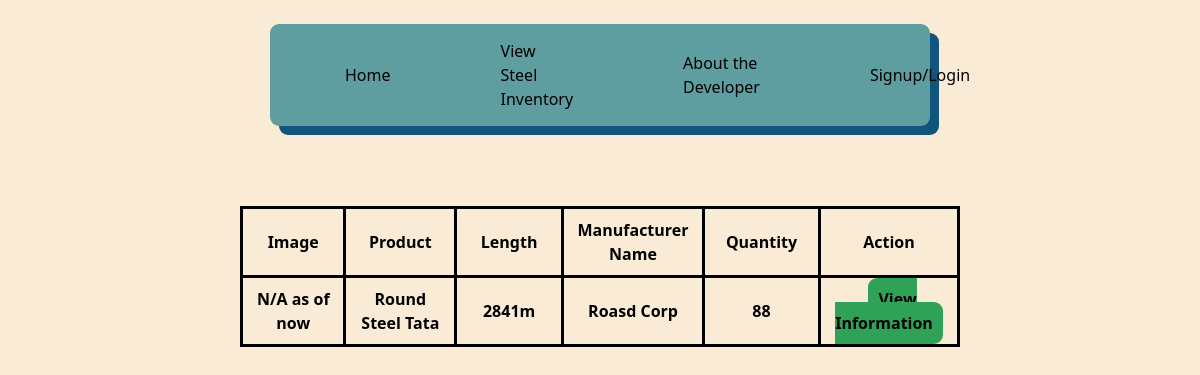
Page /Products on the committed database.
### Inventory/models.py (models this page shows)
class Product(models.Model): #Steels, not food
    objects = models.Manager()
    Name = models.CharField(max_length=30, unique=True)
    Image = models.ImageField(null= True, blank=True, upload_to="images/") #not have image if we dont have one, uploaded to images folder automatically
    Manufacturer = models.CharField(max_length=30)
    Length = models.CharField(max_length=20)
    Cost = models.CharField(max_length=10)
    Stock = models.BigIntegerField()
    Description = models.CharField(null=True, max_length=500)
    Contact = models.CharField(null= True, max_length=500)

### Inventory/views.py (the view)
# urls.py: path('Products',views.Products, name='Products'),
def Products(request):
    condition = ""
    User = Userperson.objects.all()
    P = Product.objects.filter(Stock__gte = 0)
    if request.user.is_authenticated:
        condition = True
        return render(request, 'Inventory/products.html',{
            'C' : condition,
            'P':P,
            'User':User,
            'username' : request.session['user']
            })
    else:
        condition = False
        return render(request, 'Inventory/products.html',{
            'C' : condition,
            'P':P,
            'User':User
            })

### Inventory/templates/Inventory/products.html (shortened to what this page needs)
{% extends 'Inventory/base.html' %}
{% load static %}
    {% block content %}
    <table class="Frame w-[60vw] h-[20vh]">
        <tr class="Header">
            <th> Image </th>
            <th> Product </th>
            <th> Length </th>
            <th> Manufacturer Name </th>
            <th> Quantity </th>
            <th> Action </th>
        </tr>
    {% if C == True %}
        {% for p in P %}
        <tr class="Header w-[25vw]">
            <th> N/A as of now </th>
            <th> {{ p.Name }} </th>
            <th> {{ p.Length }} </th>
            <th> {{ p.Manufacturer }} </th>
            <th> {{ p.Stock }} </th>
            <th class="flex flex-row h-auto border-transparent">
                 <a class="Button w-auto" href="{% url 'order' pk=p.pk %}"> Add Transaction </a>
                  <a class="Button w-auto" href="{% url 'view' pk=p.pk %}"> View </a>
                  <a class="Button w-auto" href="{% url 'edit' pk=p.pk %}"> Edit Info </a>
            </th>
        </tr>
        {% endfor %}
    {% elif C == False %}
        {% for p in P %}
        <tr class="Header">
            <th> N/A as of now </th>
            <th> {{ p.Name }} </th>
            <th> {{ p.Length }} </th>
            <th> {{ p.Manufacturer }} </th>
            <th> {{ p.Stock }} </th>
            <th> <a class="Button" href="{% url 'view' pk=p.pk %}" id="view"> View Information </a> </th>
        </tr>
        {% endfor %}
    {% endif %}
    </table>
    {% endblock %}

### rows in the picture
Product: Name "Round Steel Tata", Length "2841m", Manufacturer "Roasd Corp", Stock "88"
